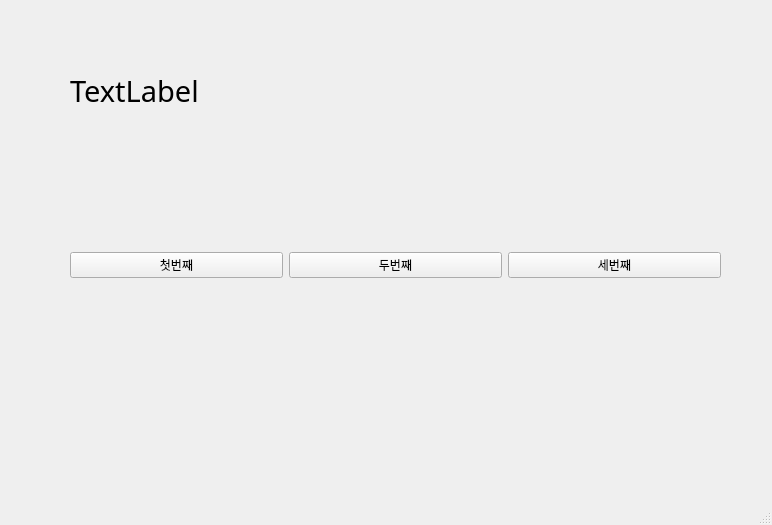
<?xml version="1.0" encoding="UTF-8"?>
<ui version="4.0">
 <class>MainWindow</class>
 <widget class="QMainWindow" name="MainWindow">
  <property name="geometry">
   <rect>
    <x>0</x>
    <y>0</y>
    <width>772</width>
    <height>525</height>
   </rect>
  </property>
  <property name="windowTitle">
   <string>MainWindow</string>
  </property>
  <widget class="QWidget" name="centralwidget">
   <widget class="QLabel" name="label">
    <property name="geometry">
     <rect>
      <x>70</x>
      <y>50</y>
      <width>621</width>
      <height>81</height>
     </rect>
    </property>
    <property name="font">
     <font>
      <family>굴림체</family>
      <pointsize>22</pointsize>
     </font>
    </property>
    <property name="text">
     <string>TextLabel</string>
    </property>
   </widget>
   <widget class="QWidget" name="horizontalLayoutWidget">
    <property name="geometry">
     <rect>
      <x>70</x>
      <y>180</y>
      <width>651</width>
      <height>171</height>
     </rect>
    </property>
    <layout class="QHBoxLayout" name="horizontalLayout">
     <item>
      <widget class="QPushButton" name="pushButton">
       <property name="text">
        <string>첫번째</string>
       </property>
      </widget>
     </item>
     <item>
      <widget class="QPushButton" name="pushButton_2">
       <property name="text">
        <string>두번째</string>
       </property>
      </widget>
     </item>
     <item>
      <widget class="QPushButton" name="pushButton_3">
       <property name="text">
        <string>세번째</string>
       </property>
      </widget>
     </item>
    </layout>
   </widget>
  </widget>
  <widget class="QMenuBar" name="menubar">
   <property name="geometry">
    <rect>
     <x>0</x>
     <y>0</y>
     <width>772</width>
     <height>26</height>
    </rect>
   </property>
  </widget>
  <widget class="QStatusBar" name="statusbar"/>
 </widget>
 <resources/>
 <connections>
  <connection>
   <sender>pushButton</sender>
   <signal>clicked()</signal>
   <receiver>MainWindow</receiver>
   <slot>firstClick()</slot>
   <hints>
    <hint type="sourcelabel">
     <x>141</x>
     <y>286</y>
    </hint>
    <hint type="destinationlabel">
     <x>205</x>
     <y>359</y>
    </hint>
   </hints>
  </connection>
  <connection>
   <sender>pushButton_2</sender>
   <signal>clicked()</signal>
   <receiver>MainWindow</receiver>
   <slot>secondClick()</slot>
   <hints>
    <hint type="sourcelabel">
     <x>352</x>
     <y>286</y>
    </hint>
    <hint type="destinationlabel">
     <x>411</x>
     <y>350</y>
    </hint>
   </hints>
  </connection>
  <connection>
   <sender>pushButton_3</sender>
   <signal>clicked()</signal>
   <receiver>MainWindow</receiver>
   <slot>thirdClick()</slot>
   <hints>
    <hint type="sourcelabel">
     <x>563</x>
     <y>282</y>
    </hint>
    <hint type="destinationlabel">
     <x>647</x>
     <y>342</y>
    </hint>
   </hints>
  </connection>
 </connections>
 <slots>
  <slot>firstClick()</slot>
  <slot>secondClick()</slot>
  <slot>thirdClick()</slot>
 </slots>
</ui>
